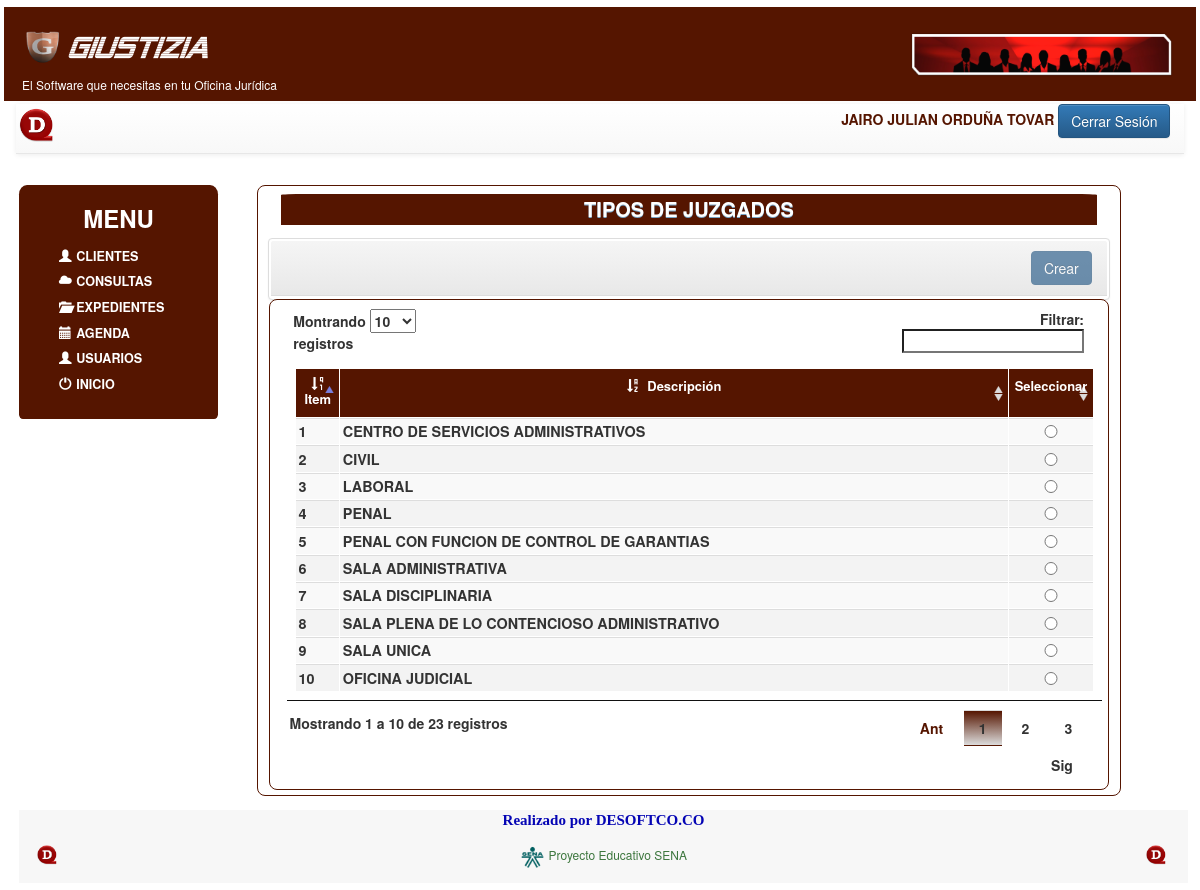
/vistas/frm_ListaTipoJuzgado.php (signed in), run on the app's committed database.
### tables this page shows
CREATE TABLE `tbl_tipojuzgado` (
  `tipjuz_Id` int(11) NOT NULL,
  `tipjuz_TipoJuzgado` varchar(100) DEFAULT NULL
);

### model/usuariosModel.php (called while the page is built, shortened)
<?php
	class usuariosModel
	{
		function getTipoJuzgadoRelacion($conexion)
		{
			$html = array();
			$qryproceso="SELECT  * FROM tbl_tipojuzgado";
			$qry = $conexion->query($qryproceso);
			while ($cursor = $qry->fetch_assoc())
			{
				array_push($html,$cursor);
			}
			return $html;
		}
	}
?>

### vistas/frm_ListaTipoJuzgado.php (the view, shortened to what this page needs)
<?php
	$tipousuario=$_SESSION['s_tipusu'];
	include('nav.php');
	include('menu.php');
	include_once('../model/usuariosModel.php');
	$obj_model = new usuariosModel();
	$data = $obj_model -> getTipoJuzgadoRelacion($conexion);
?>
	<article class="col-xs-12  col-sm-8 col-md-9 col-lg-9">
		<div class="ibody1 col-xs-12  col-sm-12 col-md-12 col-lg-12">
			<div align='center' class="jumbotron">
			<h8 align='center'><b>TIPOS DE JUZGADOS</b></h8>
			</div>
			<div >
				<form name="flk_TipoJuzgado" id="flk_TipoJuzgado" method="POST" action="flk_TipoJuzgado.php">
					<div class="row">
						<div class="table-responsive">
						<div class="panel panel-default">
								<div class="panel-heading" align="right">
									<?php
										if ($tipousuario=='1'){
											echo '<input type="button" class="btn btn-primary" data-toggle="modal" data-target="#msg_crear" value="Crear" id="btn_creartipousuario" >';
											echo ' ';
											echo '<input type="submit" class="btn btn-primary" value="Editar" id="btn_Editar">';
										}
										else{
										     echo '<input type="button" class="btn btn-primary" value="Crear" disabled="disabled" >';
										    } ?>
								</div>
							<div class="ibody1 col-xs-12  col-sm-12 col-md-6 col-lg-6">
							<table id="tbl_TipoJuzgado" class="table table-striped">
								<thead>
									<td align="center"><span class="glyphicon glyphicon-sort-by-order-alt"></span><b> Item</b></td>
									<td align="center"><span class="glyphicon glyphicon-sort-by-alphabet"></span><b> Descripción</b></d>
									<td align="center"><b> Seleccionar</b></d>
								</thead>
								<tbody class="tablacontenido" align='center'>
							            <?php
											foreach ($data as $tipousuario)
											{
												print "<tr>";
												print "<th align='center'> ".$tipousuario['tipjuz_Id']."</th>";
												print "<th>".$tipousuario['tipjuz_TipoJuzgado']."</th>";
												echo '<td align="center">';
												echo '<input type="radio" name="tipjuzg" id="tipjuzg" value="'.$tipousuario['tipjuz_Id'].'" required>';
										        echo "</td>";
												print "</tr>";
											}
										?>
								</tbody>
							</table>
							</div>
					</div>
				</form>
			</div>
		</div>
	</article>
	</section>
	</div>
<?php
		include('footer.php');
 ?>

### css/miestilo.css (style rules this page uses)
* { margin: 0.3%; padding: 0%; }
article { margin-right: 1%; margin-left: 1%; }
table { border: 1% solid #000549; border-radius: 1% 4% 0% 0%; margin: auto; padding: 1%; -webkit- border-radius: 1% 4% 0% 0%; -moz-border-radius: 1% 4% 0% 0%; }
table thead { background:#551500; color:#fff; }
table tr { font-size: 90%; }
table td { font-size: 90%; }
table td input { border: none; width: 60%; text-align: center; vertical-align: center; }
.ibody1 { background-color: #fff; border: 1px solid #551500; border-radius: 8px; width: 100%; margin: auto; -webkit-border-radius: 8px; -moz-border-radius: 8px; }
.jumbotron { background-color: #551500; border-radius: 3% 3% 0% 0%; margin:1% 1% 1% 1%; padding: 0.1%; -webkit- border-radius: 3% 3% 0% 0%; -moz-border-radius: 3% 3% 0% 0%; }
.jumbotron h8 { color: #fff; font-size: 20px; text-align: center; text-shadow: 0px 1px #77a5c7; }

### data on the page
tbl_tipojuzgado: tipjuz_Id "1", tipjuz_TipoJuzgado "CENTRO DE SERVICIOS ADMINISTRATIVOS"
tbl_tipojuzgado: tipjuz_Id "2", tipjuz_TipoJuzgado "CIVIL"
tbl_tipojuzgado: tipjuz_Id "3", tipjuz_TipoJuzgado "LABORAL"
tbl_tipojuzgado: tipjuz_Id "4", tipjuz_TipoJuzgado "PENAL"
tbl_tipojuzgado: tipjuz_Id "5", tipjuz_TipoJuzgado "PENAL CON FUNCION DE CONTROL DE GARANTIAS"
tbl_tipojuzgado: tipjuz_Id "6", tipjuz_TipoJuzgado "SALA ADMINISTRATIVA"
tbl_tipojuzgado: tipjuz_Id "7", tipjuz_TipoJuzgado "SALA DISCIPLINARIA"
tbl_tipojuzgado: tipjuz_Id "8", tipjuz_TipoJuzgado "SALA PLENA DE LO CONTENCIOSO ADMINISTRATIVO"
tbl_tipojuzgado: tipjuz_Id "9", tipjuz_TipoJuzgado "SALA UNICA"
tbl_tipojuzgado: tipjuz_Id "10", tipjuz_TipoJuzgado "OFICINA JUDICIAL"

### other printed values
$_SESSION['s_nombre'] "JAIRO JULIAN"
$_SESSION['s_apellido'] "ORDUÑA TOVAR"
